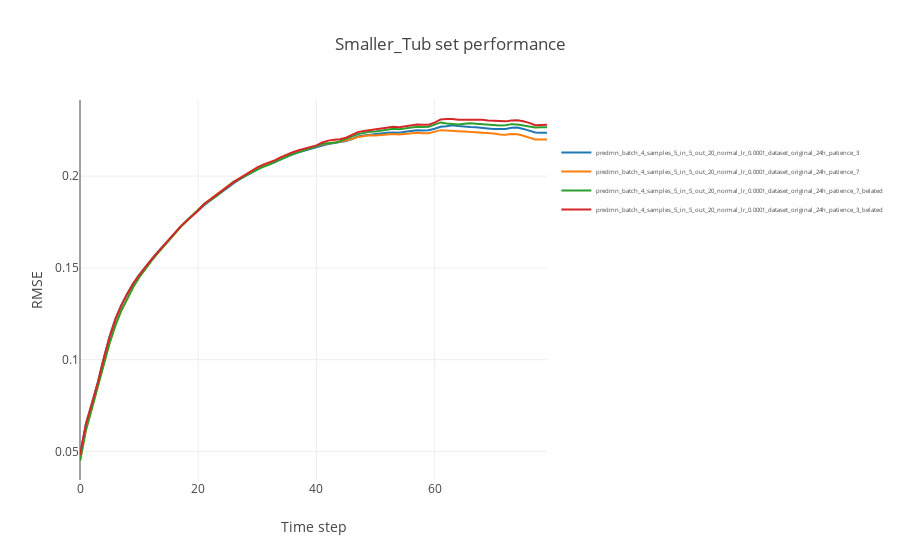

Source (notebook cell):
### Markdown cell above
# Plot generalization of best exps for model

### Code cell
model_to_plot = 'predrnn'
test_sets_plot = [test_sets[5]]

traces = []
for k, test_set in enumerate(test_sets_plot):
    evaluators = testset_exp_eval[test_set]
    for i, exp in enumerate(best_exps_per_model[model_to_plot]):
        ev = evaluators[exp]
        x = ev['frame']
        y = ev['error']
        traces.append(go.Scatter(x=x, y=y, name=exp, 
                                 marker_color = plotly.colors.DEFAULT_PLOTLY_COLORS[i],
                                 opacity=1/(k+1)))

layout = dict(legend=dict(y=0.9, font=dict( size=6)), title='%s set performance' %test_set,
             xaxis=dict(title='Time step'),
             yaxis=dict(title='RMSE'))

ff = plotly.offline.iplot({"data": traces, "layout": layout })
